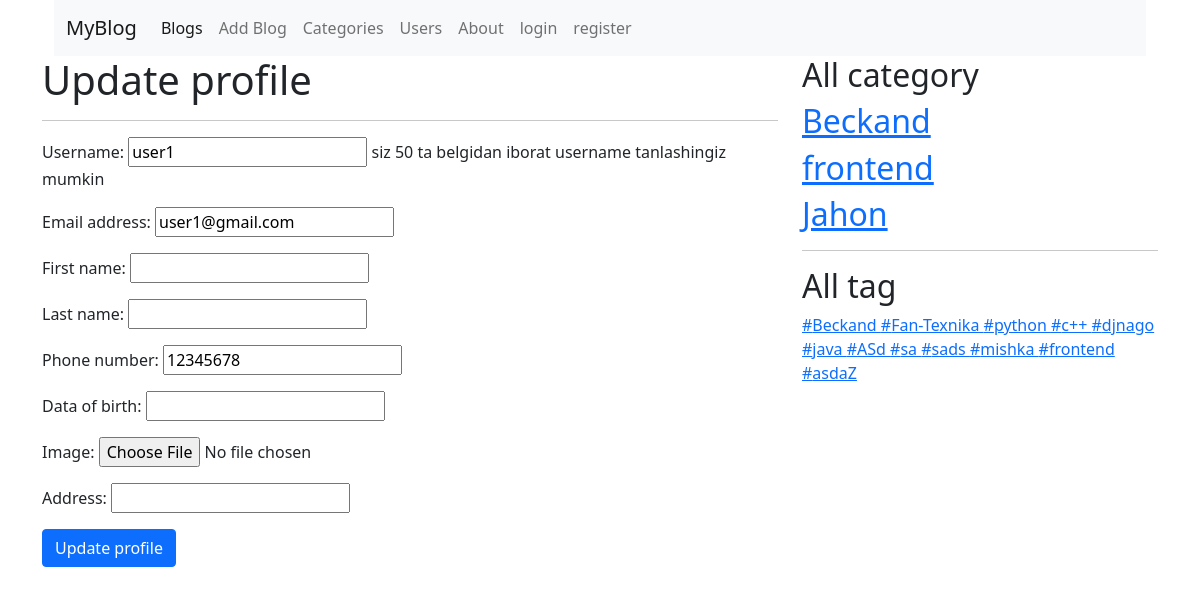
Page /account/update/2 on the committed database.
### account/models.py (models this page shows, shortened)
class Account(AbstractUser):
    username = models.CharField(max_length=13, unique=True,
                                help_text=(
                                    "siz 50 ta belgidan iborat username tanlashingiz mumkin"
                                ),
                                error_messages={
                                    "unique": "Bunaqa user avval ro`yxatdan o`tgan."
                                },
                                )
    phone_number = models.CharField(max_length=13, null=True, blank=True,
                                    error_messages = {
                 'required':"Faqat raqam kiriting!!!"
                 })
    data_of_birth = models.DateField(null=True, blank=True)
    image = models.ImageField(upload_to='account')
    address = models.CharField(max_length=150, null=True, blank=True)
    USERNAME_FILED = "username"

### blog/models/category.py (models this page shows, shortened)
class Category(models.Model):
    name = models.CharField(max_length=50)
    slug = models.SlugField(max_length=50, unique=True)
    image = models.ImageField(upload_to='category/')
    description = models.TextField()
    user = models.ManyToManyField(Account, related_name='category')

### blog/models/tag.py (models this page shows, shortened)
class Tag(models.Model):
    name = models.CharField(max_length=50)
    slug = models.SlugField(max_length=50, unique=True)

### account/views.py (the view)
# urls.py: path('update/<int:pk>', UserUpdate.as_view(), name='user_update'),
class UserUpdate(UpdateView, BaseView):
    model = Account
    form_class = ProfileUpdateForm
    template_name = 'account/user_update.html'
    success_url = reverse_lazy('profile')
    def get_context_data(self, **kwargs):
        context = super(UserUpdate, self).get_context_data()
        context['categories'] = self.category()
        context['tags'] = self.tag()
        return context

### account/forms.py
class ProfileUpdateForm(forms.ModelForm):
    class Meta:
        model = Account
        fields = ['username', 'email', 'first_name', 'last_name', 'phone_number', 'data_of_birth', 'image', 'address', ]

### blog/views.py (called while the page is built)
    def category(self):
        category_list = Category.objects.all()
        return category_list

    def tag(self):
        tag_list = Tag.objects.all()
        return tag_list

### templates/account/user_update.html (shortened to what this page needs)
{% extends 'base.html' %}
{% block content %}
    <h1>Update profile</h1>
    <hr>
    <form method="post" enctype="multipart/form-data">
       {{ form.as_p}}
        <button class="btn btn-primary" type="submit">  Update profile </button>
    </form>
{% endblock %}

### templates/base.html (shortened to what this page needs)
<!DOCTYPE html>
<html lang="en">
<head>
    <link href="https://cdn.jsdelivr.net/npm/bootstrap@5.1.3/dist/css/bootstrap.min.css"
     rel="stylesheet">
</head>
<body>
    <div class="container">
        {% include 'header.html' %}
        <div class="row">
            <div class="col-lg-8">
                {% block content %}
                {% endblock %}
            </div>
            <div class="col-lg-4">
                <h2>All category</h2>
                {% for c in categories %}
               <a href="{% url 'category_blogs' c.slug %}"> <h2>{{c.name }}</h2> </a>
                {% endfor %}
                <hr>
                <h2>All tag</h2>
                {% for t in tags %}
                <a href="{% url 'tag_blogs' t.slug %}">#{{t.name }} </a>
                {% endfor %}
            </div>
        </div>
    </div>
</body>
</html>

### rows in the picture
Account: username "user1", email "user1@gmail.com", phone_number "12345678"
Category: name "Beckand"
Category: name "frontend"
Category: name "Jahon"
Tag: name "Beckand"
Tag: name "Fan-Texnika"
Tag: name "python"
Tag: name "c++"
Tag: name "djnago"
Tag: name "java"
Tag: name "ASd"
Tag: name "sa"
Tag: name "sads"
Tag: name "mishka"
Tag: name "frontend"
Tag: name "asdaZ"
